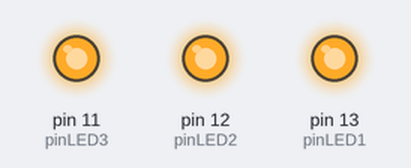
The sketch below on a simulated Arduino Uno, built with avr-gcc and run on an emulated ATmega328P. Shown: output pins drawn as LEDs (lit = HIGH).

Above: at 0.2 s.
At 0.62 s:
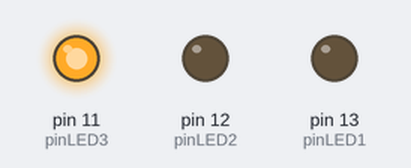
At 0.87 s:
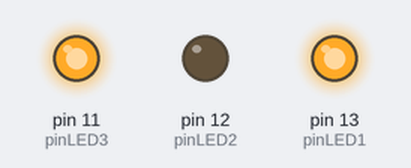
At 1.62 s:
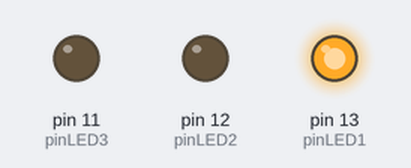
At 2.12 s:
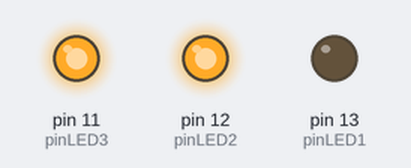
At 3.2 s:
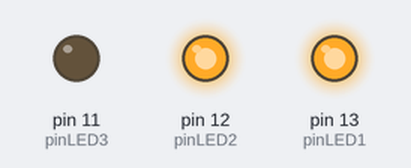
Timing chart, 0 to 4.0 s (numbered marks = the images above):
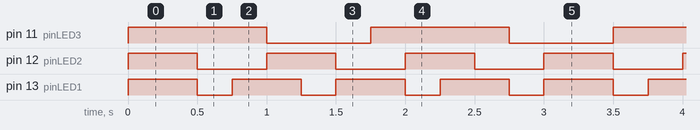

Measured:
- by itself, pin 11 (pinLED3): alternates HIGH for 1.0 s and LOW for 0.75 s
- by itself, pin 12 (pinLED2): alternates HIGH for 0.50 s and LOW for 0.50 s
- by itself, pin 13 (pinLED1): alternates HIGH for 0.50 s and LOW for 0.25 s

The sketch:

projeto03.ino
```cpp
#define pinLED1 13
#define pinLED2 12
#define pinLED3 11

void setup() {
  pinMode(pinLED1, OUTPUT);
  pinMode(pinLED2, OUTPUT);
  pinMode(pinLED3, OUTPUT);
}

void loop() {
  unsigned int intervalo = 250; //Crindo a variável "intervalo" com o valor 250.

  static unsigned long instante1 = 0; // Criando a variável "instante" com o valor 0.

  if((millis() - instante1) < (2 * intervalo)){  //Se millis() menor que 500ms
    digitalWrite(pinLED1, HIGH);
  } else{
    digitalWrite(pinLED1, LOW);
  }
  if((millis() - instante1) >= (3 * intervalo)){  //Se millis() maior ou igual a 750ms
    instante1 = millis();  //a função millis() reinicia a contagem do tempo de execussão
  }

  static unsigned long instante2 = 0;

  if((millis() - instante2) < (2 * intervalo)){  //Se millis() menor que 500ms
    digitalWrite(pinLED2, HIGH);
  } else{
    digitalWrite(pinLED2, LOW);
  }
  if((millis() - instante2) >= (4 * intervalo)){  //Se millis() maior ou igual a 1000ms
    instante2 = millis();  //a função millis() reinicia a contagem do tempo de execussão
  }

  static unsigned long instante3 = 0;

  if((millis() - instante3) < (4 * intervalo)){  //Se millis() maior ou igual a 1000ms
    digitalWrite(pinLED3, HIGH);
  } else{
    digitalWrite(pinLED3, LOW);
  }
  if((millis() - instante3) >= (7 * intervalo)){  //Se millis() maior ou igual a 1750ms
    instante3 = millis();  //a função millis() reinicia a contagem do tempo de execussão
  }

}
```
